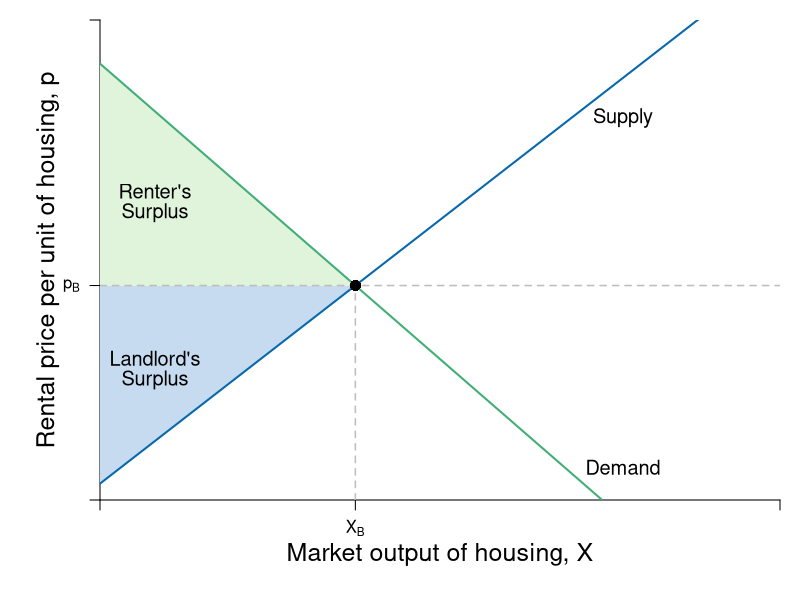

Reproduce this figure in R.
require(shape)
pdf(file = "public_mechanism/landlord_no_rc.pdf", width = 9, height = 7)

#Set parameters for graphics
axislabelsize <- 1.5
labelsize <- 1.2
graphlinewidth <- 2
segmentlinewidth <- 1.5

COL <- c("#7fc97f", "#beaed4", "#fdc086", "#ffff99", "#386cb0", "#f0027f", "#bf5b17", "#666666")
COLA <- c("#e0f3db", "#99d8c9","#66c2a4","#41ae76", "#238b45", "#005824")
COLB <- c("#c6dbef", "#4eb3d3", "#2b8cbe", "#0868ac","#084081")
COLC <- c("#fcfbfd", "#efedf5", "#dadaeb", "#bcbddc", "#9e9ac8", "#807dba", "#6a51a3", "#54278f", "#3f007d")

par(mar =  c(5, 5, 1, 1))

Demand <- function(x, rmax = 20, xmax = 12, n = 8) {
  rmax - (rmax/(n*xmax))*x
}

mrsA <- function(x, rmax = 20, xmax = 10) {
  rmax - (rmax/xmax)*x
}

#uA <- function(x, y, rmax, rmax = 20, xmax = 10) {
#  y + rmax*x - (1/2)(rmax/xmax)*x^2
#}


Supply <- function(x, c1 = 0.75, c2 = 0.0465){
  c1 + 4*c2*x
}

xlims <- c(0, 130)
ylims <- c(0, 22)

npts <- 501 
x <- seq(xlims[1], xlims[2], length.out = npts)
y <- seq(ylims[1], ylims[2], length.out = npts) 
a <- c(46.08, 55, 64)
b <- c(46.08, 55, 64)

plot(0, 0, xlim = xlims, ylim = ylims, type = "n",
     xlab = expression(paste("")),
     ylab = expression(paste("")), 
     xaxt = "n", 
     yaxt = "n", 
     cex.lab = axislabelsize, 
     bty = "n",
     xaxs="i", 
     yaxs="i")

# ticksy <- seq(from = 0, to = ylims[2], by = 2)
# ylabels <- seq(from = 0, to = ylims[2], by = 2)
# ticksx <- seq(from = 0, to = xlims[2], by = 2)
# xlabels <- seq(from = 0, to = xlims[2], by = 2)
ticksy <- c(0, 9.83, ylims[2])
ylabels <- c(NA, expression(paste(p[B])), NA)
ticksx <- c(0, 48.817, xlims[2])
xlabels <- c(NA, expression(paste(X[B])), NA)

axis(1, at = ticksx, pos = 0, labels = xlabels)
axis(2, at = ticksy, pos = 0, labels = ylabels, las = 1)

npts <- 500 
xx1 <- seq(xlims[1], xlims[2], length.out = npts)

#Draw the polygon for landlord surplus
xpoly1 <- c(0, 28.226, 0, 0)
ypoly1 <- c(0.75, 6, 6, 0.75)
polygon(x = xpoly1, y = ypoly1, col=COLB[1], density=NULL, border = NA)

#Draw the polygon for renter surplus
xpoly2 <- c(0, 0, 28.226, 28.226)
ypoly2 <- c(6, 20, 14.1196, 6)
polygon(x = xpoly2, y = ypoly2, col=COLA[1], density=NULL, border = NA)

#Draw the polygon for renter loss
xpoly3 <- c(28.226, 28.226, 48.817)
ypoly3 <- c( 9.83, 14.1196, 9.83)
polygon(x = xpoly3, y = ypoly3, col=COLA[1], density=NULL, border = NA)

#Draw the polygon for LL loss
xpoly4 <- c(28.226, 28.226, 48.817)
ypoly4 <- c(6, 9.83, 9.83)
polygon(x = xpoly4, y = ypoly4, col=COLB[1], density=NULL, border = NA)

# CHANGE THIS COLOR

# Draw now renters surplus
xpoly5 <- c(0, 0, 28.226, 28.226)
ypoly5 <- c(9.83, 6, 6, 9.83)
polygon(x = xpoly5, y = ypoly5, col=COLB[1], density=NULL, border = NA)

#text(51, 5.5, expression(paste("Landlord Surplus Lost")), xpd = TRUE, cex = labelsize) 

#Segments
segments(0, 9.83, xlims[2], 9.83, lty = 2, "gray" , lwd = segmentlinewidth)
segments(48.817, 0, 48.817, 9.83, lty = 2, col = "gray" , lwd = segmentlinewidth)

# segments(0, 6, xlims[2], 6, lty = 2, "gray" , lwd = segmentlinewidth)
# segments(28.226, 0, 28.226, 14.1196, lty = 2, "gray" , lwd = segmentlinewidth)

#Lines for mrs graph
lines(xx1, Demand(xx1), col = COLA[4], lwd = graphlinewidth)
lines(xx1, Supply(xx1), col = COLB[4], lwd = graphlinewidth)

# Points
points(48.817, 9.83, pch = 16, col = "black", cex = 1.5)

# segments(48.817 +18.226, 0, 48.817 +18.226, 6, lty = 2, col = "gray" , lwd = segmentlinewidth)


# segments(0, 6, xlims[2], 6, lty = 2, "gray" , lwd = segmentlinewidth)
# segments(28.226, 0, 28.226, 14.1196, lty = 2, "gray" , lwd = segmentlinewidth)

#Label axes
mtext(expression(paste("Market output of housing, ", X)), side=1, line = 2.5, cex = axislabelsize)
text(-10, 0.5*ylims[2], expression(paste("Rental price per unit of housing, ", p)), xpd = TRUE, cex = axislabelsize, srt = 90) 

# Labels
text(10.5, 6.5, expression(paste("Landlord's")), xpd = TRUE, cex = labelsize)
text(10.5, 5.5, expression(paste("Surplus")), xpd = TRUE, cex = labelsize)
text(10.5, 14.16, expression(paste("Renter's")), xpd = TRUE, cex = labelsize) 
text(10.5, 13.16, expression(paste("Surplus")), xpd = TRUE, cex = labelsize)

#text(100, 10.25, expression("Price, Before"), cex = labelsize)
#text(100, 5.5, expression(paste("Rent Control Price")), cex = labelsize)

text(100, 1.5, expression("Demand"), cex = labelsize)
text(100, 17.5, expression("Supply"), cex = labelsize)

dev.off()
